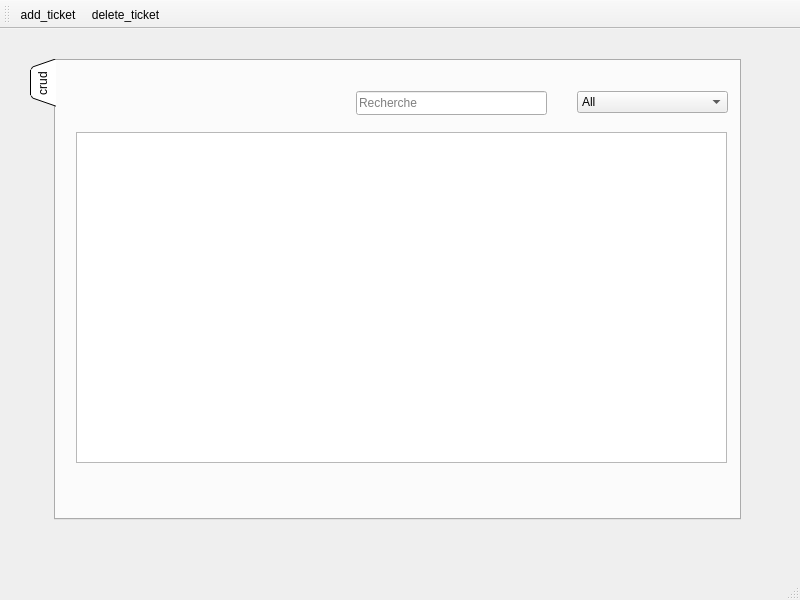
<?xml version="1.0" encoding="UTF-8"?>
<ui version="4.0">
 <class>gestion_hbib</class>
 <widget class="QMainWindow" name="gestion_hbib">
  <property name="geometry">
   <rect>
    <x>0</x>
    <y>0</y>
    <width>800</width>
    <height>600</height>
   </rect>
  </property>
  <property name="windowTitle">
   <string>MainWindow</string>
  </property>
  <widget class="QWidget" name="centralwidget">
   <widget class="QTabWidget" name="tabWidget">
    <property name="geometry">
     <rect>
      <x>30</x>
      <y>30</y>
      <width>711</width>
      <height>461</height>
     </rect>
    </property>
    <property name="tabPosition">
     <enum>QTabWidget::West</enum>
    </property>
    <property name="tabShape">
     <enum>QTabWidget::Triangular</enum>
    </property>
    <property name="currentIndex">
     <number>0</number>
    </property>
    <widget class="QWidget" name="tab">
     <attribute name="title">
      <string>crud</string>
     </attribute>
     <widget class="QTableView" name="tableau_tickets">
      <property name="geometry">
       <rect>
        <x>20</x>
        <y>71</y>
        <width>651</width>
        <height>331</height>
       </rect>
      </property>
      <property name="sortingEnabled">
       <bool>true</bool>
      </property>
      <attribute name="horizontalHeaderCascadingSectionResizes">
       <bool>true</bool>
      </attribute>
      <attribute name="horizontalHeaderShowSortIndicator" stdset="0">
       <bool>false</bool>
      </attribute>
      <attribute name="horizontalHeaderStretchLastSection">
       <bool>false</bool>
      </attribute>
     </widget>
     <widget class="QLineEdit" name="rech">
      <property name="geometry">
       <rect>
        <x>300</x>
        <y>30</y>
        <width>191</width>
        <height>24</height>
       </rect>
      </property>
      <property name="placeholderText">
       <string>Recherche</string>
      </property>
      <property name="clearButtonEnabled">
       <bool>true</bool>
      </property>
     </widget>
     <widget class="QComboBox" name="sel_col">
      <property name="geometry">
       <rect>
        <x>521</x>
        <y>30</y>
        <width>151</width>
        <height>22</height>
       </rect>
      </property>
      <item>
       <property name="text">
        <string>All</string>
       </property>
      </item>
      <item>
       <property name="text">
        <string>Code</string>
       </property>
      </item>
      <item>
       <property name="text">
        <string>Station Depart</string>
       </property>
      </item>
      <item>
       <property name="text">
        <string>Station Arrive</string>
       </property>
      </item>
      <item>
       <property name="text">
        <string>Type</string>
       </property>
      </item>
      <item>
       <property name="text">
        <string>Date</string>
       </property>
      </item>
      <item>
       <property name="text">
        <string>Prix</string>
       </property>
      </item>
     </widget>
    </widget>
   </widget>
  </widget>
  <widget class="QMenuBar" name="menubar">
   <property name="geometry">
    <rect>
     <x>0</x>
     <y>0</y>
     <width>800</width>
     <height>26</height>
    </rect>
   </property>
  </widget>
  <widget class="QStatusBar" name="statusbar"/>
  <widget class="QToolBar" name="toolBar">
   <property name="windowTitle">
    <string>toolBar</string>
   </property>
   <attribute name="toolBarArea">
    <enum>TopToolBarArea</enum>
   </attribute>
   <attribute name="toolBarBreak">
    <bool>false</bool>
   </attribute>
   <addaction name="actionadd_ticket"/>
   <addaction name="actiondelete_ticket"/>
  </widget>
  <action name="actionadd_ticket">
   <property name="text">
    <string>add_ticket</string>
   </property>
   <property name="shortcut">
    <string>Ctrl+A</string>
   </property>
  </action>
  <action name="actiondelete_ticket">
   <property name="text">
    <string>delete_ticket</string>
   </property>
   <property name="shortcut">
    <string>Ctrl+D</string>
   </property>
  </action>
 </widget>
 <resources/>
 <connections/>
</ui>
